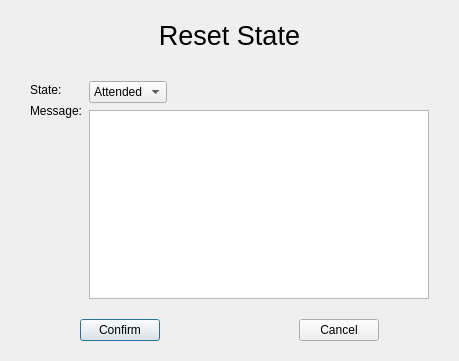
<?xml version="1.0" encoding="UTF-8"?>
<ui version="4.0">
 <class>Dialog</class>
 <widget class="QDialog" name="Dialog">
  <property name="geometry">
   <rect>
    <x>0</x>
    <y>0</y>
    <width>459</width>
    <height>361</height>
   </rect>
  </property>
  <property name="windowTitle">
   <string>Dialog</string>
  </property>
  <layout class="QGridLayout" name="gridLayout">
   <property name="leftMargin">
    <number>30</number>
   </property>
   <property name="topMargin">
    <number>20</number>
   </property>
   <property name="rightMargin">
    <number>30</number>
   </property>
   <property name="bottomMargin">
    <number>20</number>
   </property>
   <item row="0" column="0">
    <layout class="QVBoxLayout" name="verticalLayout_3">
     <property name="spacing">
      <number>20</number>
     </property>
     <property name="topMargin">
      <number>0</number>
     </property>
     <item>
      <widget class="QLabel" name="header_label">
       <property name="font">
        <font>
         <pointsize>20</pointsize>
        </font>
       </property>
       <property name="text">
        <string>Reset State</string>
       </property>
       <property name="alignment">
        <set>Qt::AlignCenter</set>
       </property>
      </widget>
     </item>
     <item>
      <layout class="QHBoxLayout" name="horizontalLayout_2">
       <property name="spacing">
        <number>7</number>
       </property>
       <property name="topMargin">
        <number>10</number>
       </property>
       <item>
        <layout class="QVBoxLayout" name="verticalLayout">
         <property name="topMargin">
          <number>2</number>
         </property>
         <item>
          <widget class="QLabel" name="label_2">
           <property name="sizePolicy">
            <sizepolicy hsizetype="Fixed" vsizetype="Preferred">
             <horstretch>0</horstretch>
             <verstretch>0</verstretch>
            </sizepolicy>
           </property>
           <property name="text">
            <string>State:</string>
           </property>
          </widget>
         </item>
         <item>
          <widget class="QLabel" name="label_3">
           <property name="text">
            <string>Message:</string>
           </property>
           <property name="alignment">
            <set>Qt::AlignLeading|Qt::AlignLeft|Qt::AlignTop</set>
           </property>
          </widget>
         </item>
         <item>
          <spacer name="verticalSpacer">
           <property name="orientation">
            <enum>Qt::Vertical</enum>
           </property>
           <property name="sizeHint" stdset="0">
            <size>
             <width>20</width>
             <height>40</height>
            </size>
           </property>
          </spacer>
         </item>
        </layout>
       </item>
       <item>
        <layout class="QVBoxLayout" name="verticalLayout_2">
         <item>
          <layout class="QHBoxLayout" name="horizontalLayout">
           <item>
            <widget class="QComboBox" name="comboBox">
             <property name="sizePolicy">
              <sizepolicy hsizetype="Fixed" vsizetype="Fixed">
               <horstretch>0</horstretch>
               <verstretch>0</verstretch>
              </sizepolicy>
             </property>
             <item>
              <property name="text">
               <string>Attended</string>
              </property>
             </item>
             <item>
              <property name="text">
               <string>Absent</string>
              </property>
             </item>
            </widget>
           </item>
           <item>
            <spacer name="horizontalSpacer_2">
             <property name="orientation">
              <enum>Qt::Horizontal</enum>
             </property>
             <property name="sizeHint" stdset="0">
              <size>
               <width>40</width>
               <height>20</height>
              </size>
             </property>
            </spacer>
           </item>
          </layout>
         </item>
         <item>
          <widget class="QTextEdit" name="textEdit"/>
         </item>
        </layout>
       </item>
      </layout>
     </item>
     <item>
      <layout class="QHBoxLayout" name="horizontalLayout_3">
       <property name="spacing">
        <number>7</number>
       </property>
       <property name="leftMargin">
        <number>50</number>
       </property>
       <property name="topMargin">
        <number>0</number>
       </property>
       <property name="rightMargin">
        <number>50</number>
       </property>
       <property name="bottomMargin">
        <number>0</number>
       </property>
       <item>
        <widget class="QPushButton" name="pushButton">
         <property name="text">
          <string>Confirm</string>
         </property>
        </widget>
       </item>
       <item>
        <spacer name="horizontalSpacer">
         <property name="orientation">
          <enum>Qt::Horizontal</enum>
         </property>
         <property name="sizeType">
          <enum>QSizePolicy::Expanding</enum>
         </property>
         <property name="sizeHint" stdset="0">
          <size>
           <width>30</width>
           <height>20</height>
          </size>
         </property>
        </spacer>
       </item>
       <item>
        <widget class="QPushButton" name="pushButton_2">
         <property name="text">
          <string>Cancel</string>
         </property>
        </widget>
       </item>
      </layout>
     </item>
    </layout>
   </item>
  </layout>
 </widget>
 <resources/>
 <connections>
  <connection>
   <sender>pushButton</sender>
   <signal>clicked()</signal>
   <receiver>Dialog</receiver>
   <slot>confirmReset()</slot>
   <hints>
    <hint type="sourcelabel">
     <x>148</x>
     <y>323</y>
    </hint>
    <hint type="destinationlabel">
     <x>152</x>
     <y>401</y>
    </hint>
   </hints>
  </connection>
  <connection>
   <sender>pushButton_2</sender>
   <signal>clicked()</signal>
   <receiver>Dialog</receiver>
   <slot>cancelReset()</slot>
   <hints>
    <hint type="sourcelabel">
     <x>334</x>
     <y>331</y>
    </hint>
    <hint type="destinationlabel">
     <x>345</x>
     <y>427</y>
    </hint>
   </hints>
  </connection>
  <connection>
   <sender>comboBox</sender>
   <signal>currentIndexChanged(QString)</signal>
   <receiver>Dialog</receiver>
   <slot>editState()</slot>
   <hints>
    <hint type="sourcelabel">
     <x>174</x>
     <y>97</y>
    </hint>
    <hint type="destinationlabel">
     <x>481</x>
     <y>64</y>
    </hint>
   </hints>
  </connection>
 </connections>
 <slots>
  <slot>confirmReset()</slot>
  <slot>cancelReset()</slot>
  <slot>editState()</slot>
 </slots>
</ui>
